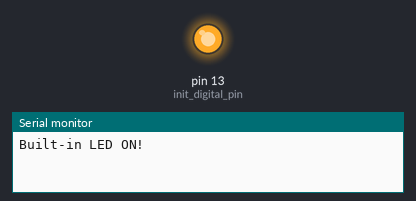
The sketch below on a simulated Arduino Uno, built with avr-gcc and run on an emulated ATmega328P. On the bench: output pins drawn as LEDs (lit = HIGH), the last lines printed to the serial monitor.

Above: at 1.0 s.
At 5.5 s:
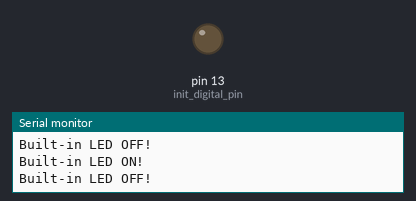
Timing chart, 0 to 6.9 s (numbered marks = the images above):
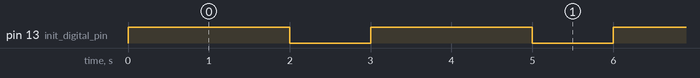

The sketch:

01-BlinkingBuiltinLed.ino
```cpp
/* Make the build-in LED blinking with these contraints:
 * - Power-on for 2 seconds
 * - Power-off for 1 second
 *
 * Use Serial Monitor to create logs.
 */

void setup() {
  pinMode(LED_BUILTIN, OUTPUT);  // init digital pin
  Serial.begin(9600);            // init serial monitor with 9600 bit-rate
}

void loop() {
  digitalWrite(LED_BUILTIN, HIGH);
  Serial.println("Built-in LED ON!");
  delay(2000);
  digitalWrite(LED_BUILTIN, LOW);
  Serial.println("Built-in LED OFF!");
  delay(1000);
}
```

Measured:
- by itself, pin 13 (init_digital_pin): alternates HIGH for 2.0 s and LOW for 1.0 s
